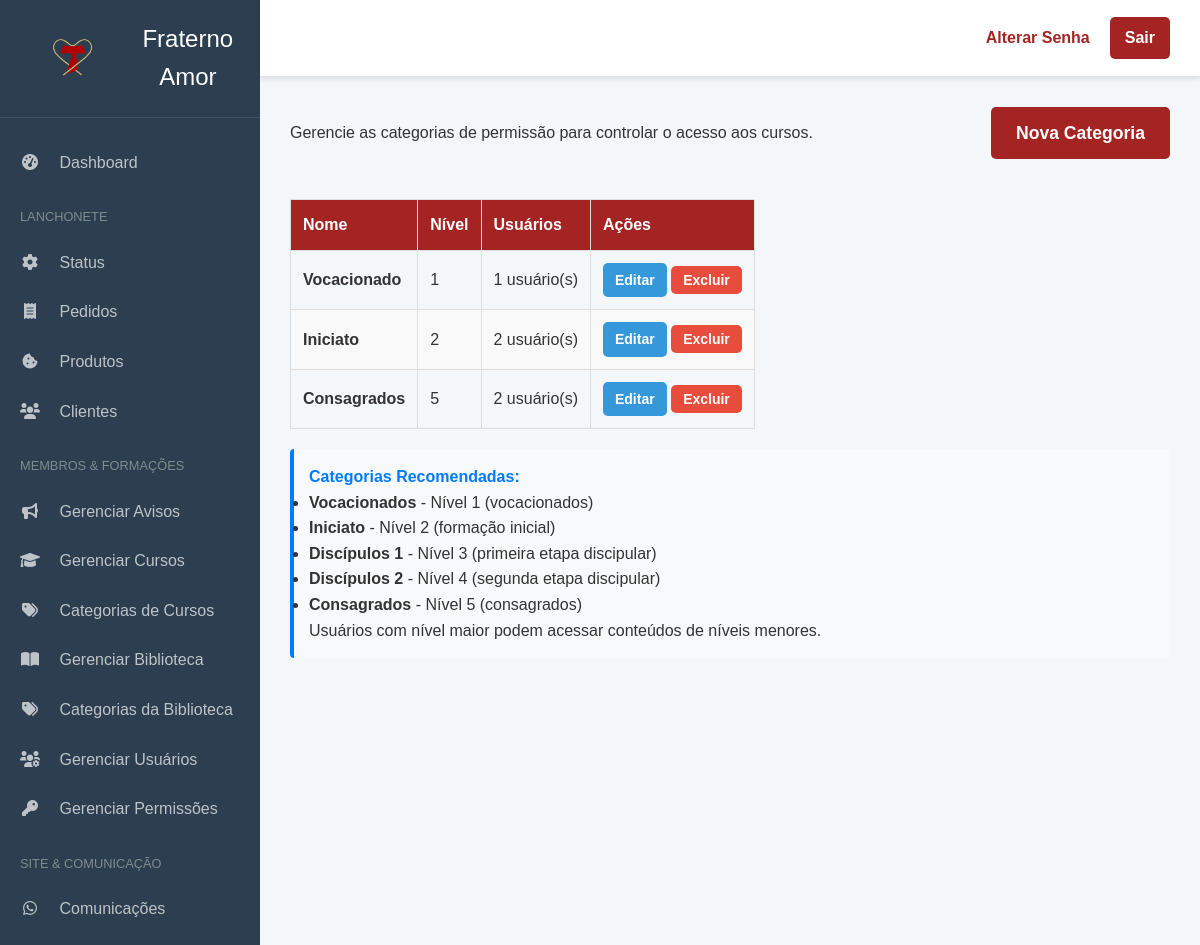
Screenshot of /admin/permissoes (signed in) with the database file from the repository.
### app.py (models this page shows)
class CategoriaUsuario(db.Model):
    id = db.Column(db.Integer, primary_key=True)
    nome = db.Column(db.String(100), nullable=False)
    nivel = db.Column(db.Integer, nullable=False, default=0) # Nível hierárquico
    usuarios = db.relationship('Usuario', secondary=user_category_association, back_populates='categorias')

### app.py (the view)
@app.route('/admin/permissoes')
@login_required
def listar_categorias_usuario():
    if not current_user.is_admin:
        flash('Você não tem permissão para acessar esta página.', 'danger')
        return redirect(url_for('dashboard'))
    categorias = CategoriaUsuario.query.order_by(CategoriaUsuario.nivel).all()
    return render_template('admin/listar_categorias_usuario.html', categorias=categorias)

### app.py (called while the page is built)
@login_manager.user_loader
def load_user(user_id):
    return Usuario.query.get(int(user_id))

### templates/admin/listar_categorias_usuario.html (shortened to what this page needs)
{% extends "admin_base.html" %}
{% block content %}
    <div class="page-header-with-button">
        <p>Gerencie as categorias de permissão para controlar o acesso aos cursos.</p>
        <a href="{{ url_for('adicionar_categoria_usuario') }}" class="botao-enviar">Nova Categoria</a>
    </div>
    <table class="product-table">
        <thead>
            <tr>
                <th>Nome</th>
                <th>Nível</th>
                <th>Usuários</th>
                <th>Ações</th>
            </tr>
        </thead>
        <tbody>
            {% for categoria in categorias %}
            <tr>
                <td><strong>{{ categoria.nome }}</strong></td>
                <td>{{ categoria.nivel }}</td>
                <td>{{ categoria.usuarios|length }} usuário(s)</td>
                <td class="actions-cell">
                    <a href="{{ url_for('editar_categoria_usuario', id=categoria.id) }}" class="action-button edit">Editar</a>
                    <form action="{{ url_for('excluir_categoria_usuario', id=categoria.id) }}" method="POST" style="display:inline;">
                        <button type="submit" class="action-button delete" onclick="return confirm('Tem certeza? Esta ação não pode ser desfeita.');">Excluir</button>
                    </form>
                </td>
            </tr>
            {% endfor %}
        </tbody>
    </table>
    <div class="info-box">
        <h4>Categorias Recomendadas:</h4>
        <ul>
            <li><strong>Vocacionados</strong> - Nível 1 (vocacionados)</li>
            <li><strong>Iniciato</strong> - Nível 2 (formação inicial)</li>
            <li><strong>Discípulos 1</strong> - Nível 3 (primeira etapa discipular)</li>
            <li><strong>Discípulos 2</strong> - Nível 4 (segunda etapa discipular)</li>
            <li><strong>Consagrados</strong> - Nível 5 (consagrados)</li>
        </ul>
        <p>Usuários com nível maior podem acessar conteúdos de níveis menores.</p>
    </div>
{% endblock %}

### static/css/estilos.css (style rules this page uses)
:root { --cor-primaria: #A42424; --cor-texto: #333333; --cor-fundo: #FFFFFF; --cor-destaque: #D4AF37; --fonte-principal: 'Montserrat', sans-serif; --fonte-titulos: 'Oswald', sans-serif; }
* { margin: 0; padding: 0; box-sizing: border-box; }
body { font-family: var(--fonte-principal); line-height: 1.6; color: var(--cor-texto); background-color: #fdfdfd; }
.botao-destaque, .botao-enviar, .action-button { display: inline-block; padding: 10px 20px; text-decoration: none; border-radius: 5px; font-weight: bold; font-size: 1rem; border: none; cursor: pointer; text-align: center; transition: transform 0.2s ease, background-color 0.2s ease; }
.botao-destaque, .botao-enviar { font-size: 1.1rem; padding: 12px 25px; }
.botao-enviar { background-color: var(--cor-primaria); color: var(--cor-fundo); }
.action-button { padding: 6px 12px; font-size: 14px; color: white; }
.action-button.edit { background-color: #3498db; }
.action-button.delete { background-color: #e74c3c; }
.admin-body { background-color: #f4f7fa; }
.page-header-with-button { display: flex; justify-content: space-between; align-items: center; margin-bottom: 40px; flex-wrap: wrap; gap: 10px; }
.product-table { width: 100%; border-collapse: collapse; margin-top: 20px; overflow-x: auto; display: block; }
.product-table th, .product-table td { border: 1px solid #ddd; padding: 12px; text-align: left; }
.product-table th { background-color: var(--cor-primaria); color: var(--cor-fundo); font-weight: bold; }
.product-table tbody tr:nth-child(even) { background-color: #f9f9f9; }
.actions-cell { text-align: center; white-space: nowrap; }
.info-box { background: #f8f9fa; border-left: 4px solid #007bff; padding: 15px; margin: 20px 0; border-radius: 4px; }
.info-box h4 { margin-top: 0; color: #007bff; }

### rows the page displays
CategoriaUsuario: nome "Vocacionado", nivel "1", usuarios|length "1"
CategoriaUsuario: nome "Iniciato", nivel "2", usuarios|length "2"
CategoriaUsuario: nome "Consagrados", nivel "5", usuarios|length "2"
